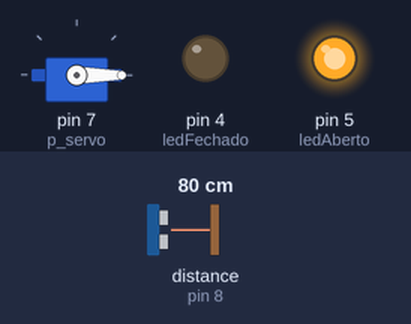
This sketch was run on a simulated Arduino Uno, built with avr-gcc and run on an emulated ATmega328P. Shown: servo, output pins drawn as LEDs (lit = HIGH). Inputs (shaded band) come from the test bench; at power-on: distance to the obstacle (sensor on pin 8) 80 cm. The echo pulse lasts 58.3 µs per cm.

Above: at 1.2 s.
1.3 s: distance to the obstacle (sensor on pin 8) set to 5 cm
2.8 s: distance to the obstacle (sensor on pin 8) set to 2 cm
At 3.5 s:
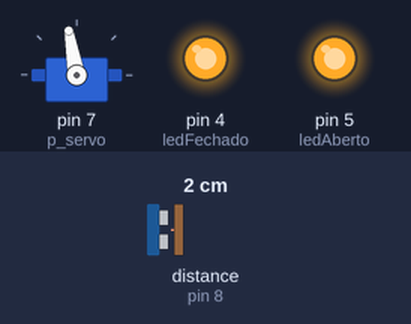
5.8 s: distance to the obstacle (sensor on pin 8) set to 4 cm
At 7.2 s:
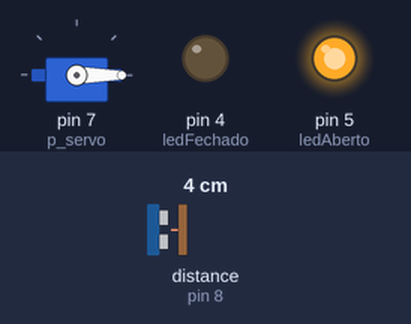
Timing chart, 0 to 8.8 s (numbered marks = the images above; inputs shaded):
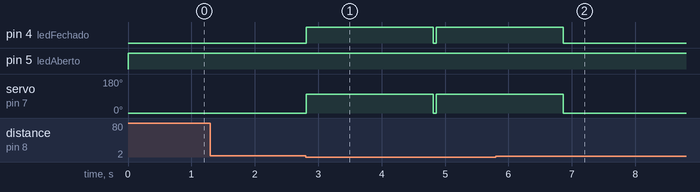

The sketch:

arduino-cancela-eletronica-servomotor.ino
```cpp
#include <Servo.h>
/* Link para baixar a biblioteca NewPing:
   https://drive.google.com/file/d/0B91L9po09u35c3EzOG9pOXBldVU/view
*/
#include <NewPing.h>
//distância máxima
#define MAXIMA 10
//pinos do sensor ultrassônico
const int p_echo = 8;
const int p_trig = 9;
//Objeto NewPing
NewPing sensor(p_trig, p_echo, MAXIMA);
//pinos para uso das led
const int ledFechado = 4;
const int ledAberto = 5;
//pino servo motor
const int p_servo = 7;
//Objeto servo
Servo motor;

bool distancia();

void setup() {
  Serial.begin(9200);
  pinMode(ledAberto, OUTPUT);
  pinMode(ledFechado, OUTPUT);
  motor.attach(p_servo);
}

void loop() {
  if (distancia()) {
    digitalWrite(ledFechado, HIGH);
    motor.write(100);
    delay(2000);
    digitalWrite(ledFechado, LOW);
  }
  motor.write(0);
  digitalWrite(ledAberto, HIGH);
  delay(50);
}

bool distancia() {
  int sen = sensor.ping_cm();
  //limite de 3cm para detectar
  if ((sen <= 3) && (sen > 0)) {
    return true;
  } else {
    return false;
  }
}
```

Measured:
- the behaviour switches between 4 and 3 cm on distance to the obstacle (sensor on pin 8) (found by bisection; images 0 and 1)
- after the input at 1.3 s, every drawn part: stays the same
- after the input at 2.8 s, pin 4 (ledFechado): LOW → HIGH at once, → LOW 2.0 s later, → HIGH 0.05 s later; servo on pin 7 (p_servo): 0° → 100° at once
- after the input at 5.8 s, pin 4 (ledFechado): goes on until 6.9 s, then stays LOW; servo on pin 7 (p_servo): goes on until 6.9 s, then stays 0°
